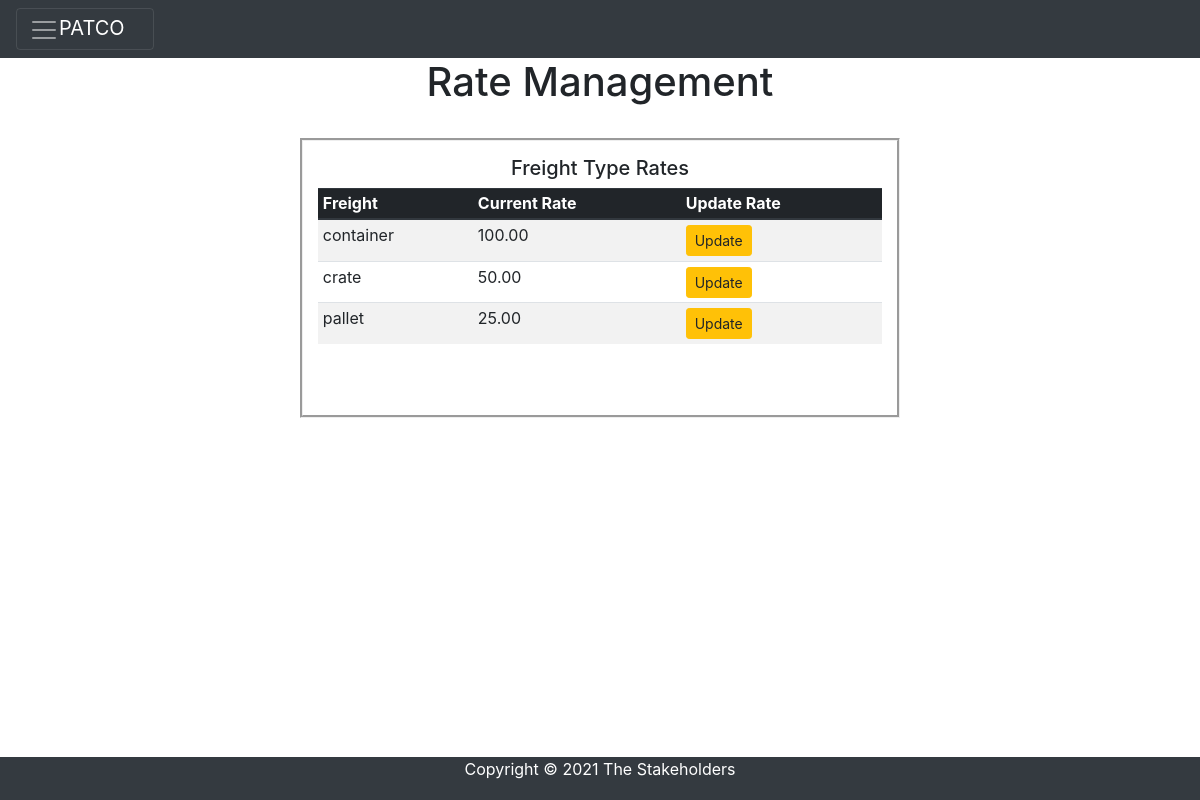
Screenshot of /rates/freight.php with the database file from the repository.
### tables this page shows
CREATE TABLE `freightrate` (
  `freight_type` varchar(20) NOT NULL,
  `rate` decimal(10,2) NOT NULL
);

### rates/freight.php (the view, shortened to what this page needs)
<?php
include("rateheader2.php");
$query="SELECT * FROM freightrate";
$result=mysqli_query($con,$query);
?>
<center><h1>Rate Management</h1></center>
    <br>
    <div class="containerrates">
        <form method="post" action="updatefreightform.php">
            <center><h5>Freight Type Rates</h5>
            <table class="table table-sm table-striped"  style="border-collapse: collapse">
                <thead class="thead-dark">
                <tr>
                    <th>Freight</th>
                    <th>Current Rate</th>
                    <th>Update Rate</th>
                </tr>
                </thead>
                <?php
                while($row=mysqli_fetch_assoc($result)) {
                ?>
                <tr>
                    <td><?php echo $row['freight_type']; ?></td>
                    <td><?php echo $row['rate']; ?></td>
                    <td><button type=submit class="btn btn-warning btn-sm" name="freight_type" value="<?php echo $row['freight_type']; ?>">Update</button></td>
                </tr>
                <?php
                }
                ?>
            </table>
            <br>
            </center>
        </form>
    </div>
<?php
include("footer.php");
?>

### styles.css (style rules this page uses)
.containerrates { max-width: 50%; padding-top:40px; padding: 15px; margin: 0 auto; border-style: groove; }

### rates/freight.php (style rules this page uses)
table { border-spacing: 10px; border-collapse: separate; }

### rows the page displays
freightrate: freight_type "container", rate "100.00"
freightrate: freight_type "crate", rate "50.00"
freightrate: freight_type "pallet", rate "25.00"
